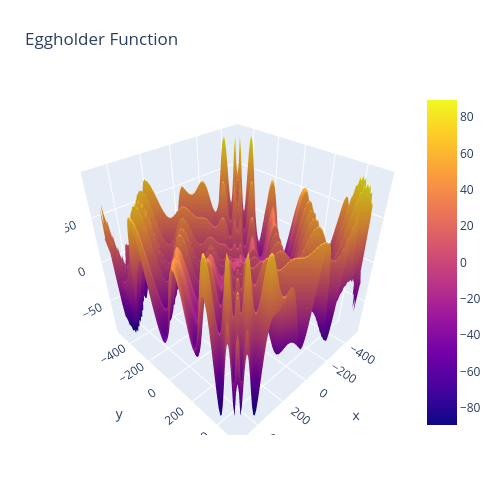

Notebook code for this chart:
### Markdown cell above
Minimize $y \cdot sin(\sqrt{\|x + y\|}) + x \cdot sin(\sqrt{\|x - y\|})$

### Code cell
import plotly.graph_objects as go
# import plotly.io as pio
# pio.renderers.default = "jupyterlab"
import numpy as np

def eggholder(x, y):
  return y* np.sin(np.sqrt(abs(x + y ))) + x * np.sin(np.sqrt(abs(x - y)))


x = np.linspace(-512, 512, 100)
y = np.linspace(-512, 512, 100)
X, Y = np.meshgrid(x, y)
Z = eggholder(X, Y)/10

fig = go.Figure(data=[go.Surface(z=Z, x=X, y=Y)])
fig.update_layout(title='Eggholder Function', autosize=False,
                  width=500, height=500,
                  margin=dict(l=65, r=50, b=65, t=90))
fig.show()

### Figure 1 — Plotly figure (JSON) as saved in the notebook; plotly's stock layout.template omitted (floating-point values rounded to 4 significant figures; data arrays with more than 128 entries replaced by an {"elided": "..."} marker saying what was removed)
{"data": [{"type": "surface", "x": {"elided": "100x100 float values"}, "y": {"elided": "100x100 float values"}, "z": {"elided": "100x100 float values"}}], "layout": {"autosize": false, "height": 500, "margin": {"b": 65, "l": 65, "r": 50, "t": 90}, "title": {"text": "Eggholder Function"}, "width": 500}}
